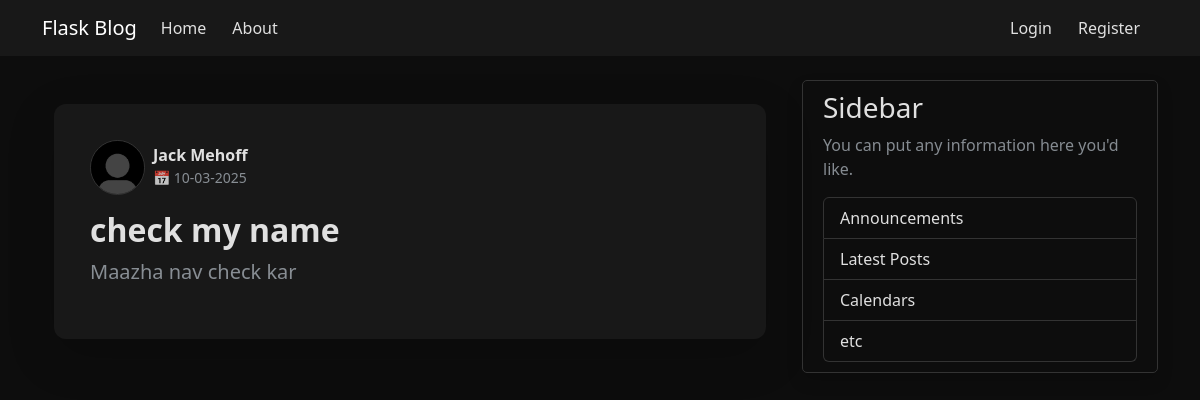
Screenshot of /post/2 with the database file from the repository.
### flaskblog/models.py (models this page shows, shortened)
class User(db.Model, UserMixin):
    id = db.Column(db.Integer, primary_key=True)
    username = db.Column(db.String(20), unique=True, nullable=False)
    email = db.Column(db.String(120), unique=True, nullable=False)
    image_file = db.Column(db.String(20), nullable=False, default = 'default.jpg')
    password = db.Column(db.String(60), nullable=False)
    posts = db.relationship('Post', backref='author', lazy=True)

class Post(db.Model):
    id = db.Column(db.Integer, primary_key=True)
    title = db.Column(db.String(100), nullable=False)
    '''
    ERROR - All the posts created had the same time even if created after a minute or two.
    Problem - The issue occurs because of how Python's datetime.now() is being used as a default value in your SQLAlchemy model.
    The problem is that datetime.now() is evaluated only once when the model class is loaded, not each time a new Post is created.
    Solution - Changed the datetime.now() to datetime.now
    '''
    date_posted = db.Column(db.DateTime, nullable=False, default = datetime.now)
    content = db.Column(db.Text, nullable = False)
    user_id = db.Column(db.Integer, db.ForeignKey('user.id'))

### flaskblog/posts/routes.py (the view)
@posts.route("/post/<int:post_id>", methods=['GET','POST'])
def post(post_id):
    post = Post.query.get_or_404(post_id)
    return render_template('post.html', title=post.title, post=post)

### flaskblog/templates/post.html (shortened to what this page needs)
{% extends 'layout.html' %}
{% block content %}
<div class="container mt-4">
    <div class="card shadow-lg border-0">
        <div class="card-body">
        <div class="d-flex align-items-center mb-3">
            <img src="{{ url_for('static', filename='profile_pics/' + post.author.image_file) }}"
                class="rounded-circle border me-2" width="55" height="55" alt="Author Profile">
            <div>
                <h6 class="m-0 fw-bold">
                    <a href="{{ url_for('users.user_posts', username=post.author.username) }}"
                        class="text-decoration-none author-username">
                        {{ post.author.username }}
                    </a>
                </h6>
                <small class="text-muted">📅 {{ post.date_posted.strftime('%d-%m-%Y') }}</small>
            </div>
        </div>
            <h2 class="fw-bold text-gradient">{{ post.title }}</h2>
            <p class="fs-5 text-muted">{{ post.content }}</p>
        </div>
    </div>
</div>
{% endblock content %}

### flaskblog/static/main.css (style rules this page uses)
html { height: 100%; }
body { background: var(--bs-body-bg) !important; color: var(--bs-body-color) !important; margin-top: 5rem; min-height: 100vh; display: flex; flex-direction: column; }
[data-bs-theme="dark"] { --bs-body-bg: #0d0d0d; --bs-body-color: #e0e0e0; --bs-secondary-bg: #181818; --bs-border-color: #333; --bs-primary: #3399ff; --bs-primary-hover: #1a75ff; --bs-nav-hover: #222222; --bs-text-hover: #66b2ff; --bs-footer-bg: #181818; --bs-footer-text: #e0e0e0; --bs-footer-border: #444; }
.card { background: var(--bs-secondary-bg); border: 1px solid var(--bs-border-color); border-radius: 12px; padding: 20px; transition: all 0.3s ease-in-out; }
.author-username { color: var(--bs-body-color) !important; font-weight: bold; transition: color 0.3s ease-in-out; }

### rows the page displays
User: image_file (placeholder picture), author.username "Jack Mehoff"
Post: date_posted "10-03-2025", title "check my name", content "Maazha nav check kar"
